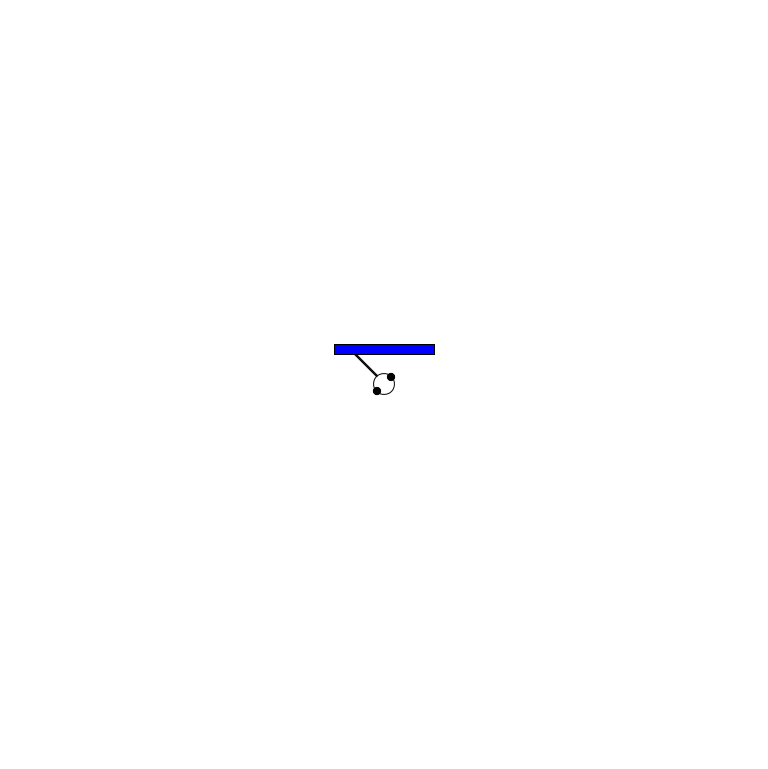
Frame 1 (no input)
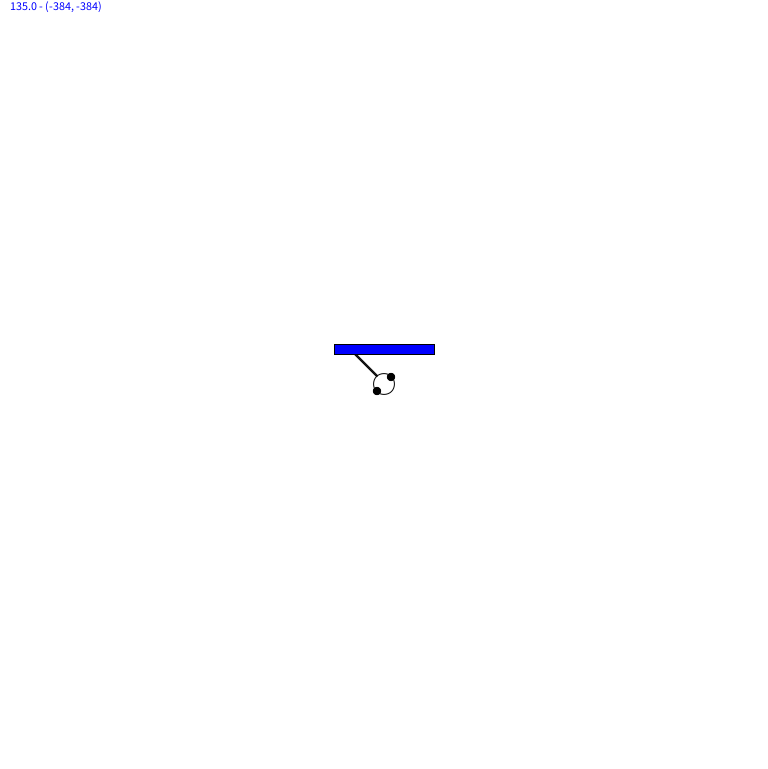
Frame 60 (the mouse pressed at the canvas centre just before this capture)
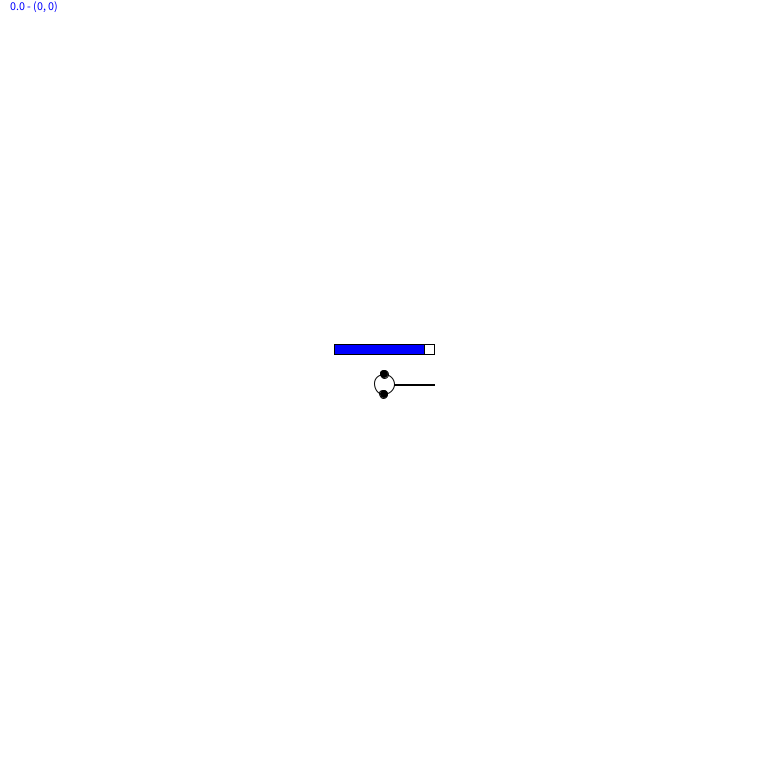
Frame 120 (the mouse held since frame 60 and released just before this capture)

The Processing sketch that drew these frames (run headless with seeded random() and noise(); from frame 60 on, the mouse is pressed at the canvas centre):

// Processing sketch: Player_Prototype
// ── Player_Prototype.pde
Player player;

void setup(){
  size(768,769);
  smooth();
  player = new Player(width/2,height/2);
  //crosshair = new PVector(0,0);
}

void draw(){
  background(255); 
  player.display();
}

void mousePressed(){
  
  player.shoot();
  
  /*
  player.b.x = player.x;
  player.b.y = player.y;
  
  player.b.setV();
  */
  
  //player.rotate = atan2(player.y-mouseY,player.x-mouseX);
 // player.rotate = atan2(player.y-mouseY,mouseX-player.x);
  
  //crosshair = new PVector(mouseX,mouseY);
  //player.rotate = PVector.angleBetween(player.vec,crosshair);
}
// ── User_Interface.pde
class UserInterface{
  
}

class AmmoBar{
  float x, y; 
  char element; 
  
  AmmoBar(float x, float y, char e){
    this.x = x; 
    this.y = y;
    this. element = e; 
  }
}
// ── bullet.pde
class Ammo{
  ArrayList<Bullet> bullets;
}

class Bullet{
  float xVel = 0, yVel = 0;
  float x = width/2,y = height/2, oldx = 0, oldy = 0;
  float easing = 0.05;
  
  Bullet(float x, float y){
    this.x = x;
    this.y = y;
    this.xVel = setV(x,'x');
    this.yVel = setV(y,'y');
    //this.xVel = xVel;
    //this.yVel = yVel;
  }
  
  void display(){
    x += 5*xVel;
    y += 5*yVel;
    
    //x = (1-easing) * oldx + easing * mouseX;
    //y = (1-easing) * oldy + easing * mouseY;
    
    fill(0,0.255);
    ellipse(x,y,5,5);
    
  //  textAlign(RIGHT);
//    text("TEST",width,20);
    
  //  oldx=x;
 //   oldy=y;
  }
  
  /*
  void setV(){
    //xVel = ((1-easing) * oldx + easing * mouseX);
    //yVel = ((1-easing) * oldy + easing * mouseY);
    
    xVel = (mouseX - x)/sqrt(pow(mouseX-x,2)+pow(mouseY-y,2));
    yVel = (mouseY - y)/sqrt(pow(mouseX-x,2)+pow(mouseY-y,2));
  }
  */
  
  float setV(float pos, char axis){
    //xVel = ((1-easing) * oldx + easing * mouseX);
    //yVel = ((1-easing) * oldy + easing * mouseY);
    switch(axis){
      case 'x':
        return (mouseX - pos)/sqrt(pow(mouseX-x,2)+pow(mouseY-y,2));
      case 'y':
        return (mouseY - pos)/sqrt(pow(mouseX-x,2)+pow(mouseY-y,2));
      default:
        return -1;
    }
    //return (mouseX - x)/sqrt(pow(mouseX-x,2)+pow(mouseY-y,2));
  }
}
// ── player.pde
class Player{
  int x,y;
  float rotate = 0;
  int headDiameter = 20, ammoCount = 10; 
  PVector vec;
 // Bullet b = new Bullet();
  ArrayList<Bullet> bullets = new ArrayList <Bullet>();
  int numBullets = 0;
  
  public Player(int xPos, int yPos){
    x=xPos;
    y=yPos;
    vec = new PVector(x,y);
  }
  
  void display(){
    
    //b.display();
    
    rotate = atan2(y-mouseY,mouseX-x);
    
    textAlign(LEFT);
    text(degrees(rotate)+" - ("+(mouseX-x)+", "+(mouseY-y)+")",10,10);
    
    if (numBullets > 0){
    for (int i=0;i<bullets.size();i++){
      Bullet b = bullets.get(i);
      b.display();
    }
    }
    
    pushMatrix();
    translate(x,y);
    //rotate(radians(rotate));
    rotate(-(rotate-radians(90)));
    
    fill(0);
    rect(0,-50,1,40);
    ellipse((headDiameter/2),0,8,8);
    ellipse((-headDiameter/2),0,8,8);
    //fill(0,0,155);
    noFill();
    stroke(1);
    ellipse(0,0,headDiameter,headDiameter);
    
    popMatrix();
    
    //arc(x,y,100,100,(rotate>0?-rotate:-PI-(PI+rotate)),0/*(rotate<0?-rotate:0)*/);
    
    noFill();
    rect(x-50,y-(headDiameter+20), 100,10);
    fill(0,0,255);
    rect(x-50,y-(headDiameter+20),ammoCount*10,10);
    
    
    /*fill(0);
    ellipse((x-headDiameter/2)+tx,y+ty,8,8);
    ellipse((x+headDiameter/2)-tx,y-ty,8,8);
    //fill(0,0,155);
    noFill();
    stroke(1);
    ellipse(x,y,headDiameter,headDiameter);*/
  }
  
  void shoot(){
    if (ammoCount > 0){
      bullets.add(new Bullet(this.x, this.y));
    
      ammoCount--;
      numBullets++;
    }
  }
  
  /*void look(int xin, int yin){
    tx = ((float)Math.abs((xin-this.x) / Math.sqrt(pow(xin-this.x,2)+pow(yin-this.y,2))))*headDiameter;
    ty = ((float)Math.abs((yin-this.y) / Math.sqrt(pow(xin-this.x,2)+pow(yin-this.y,2))))*headDiameter/2;
  }*/
}
